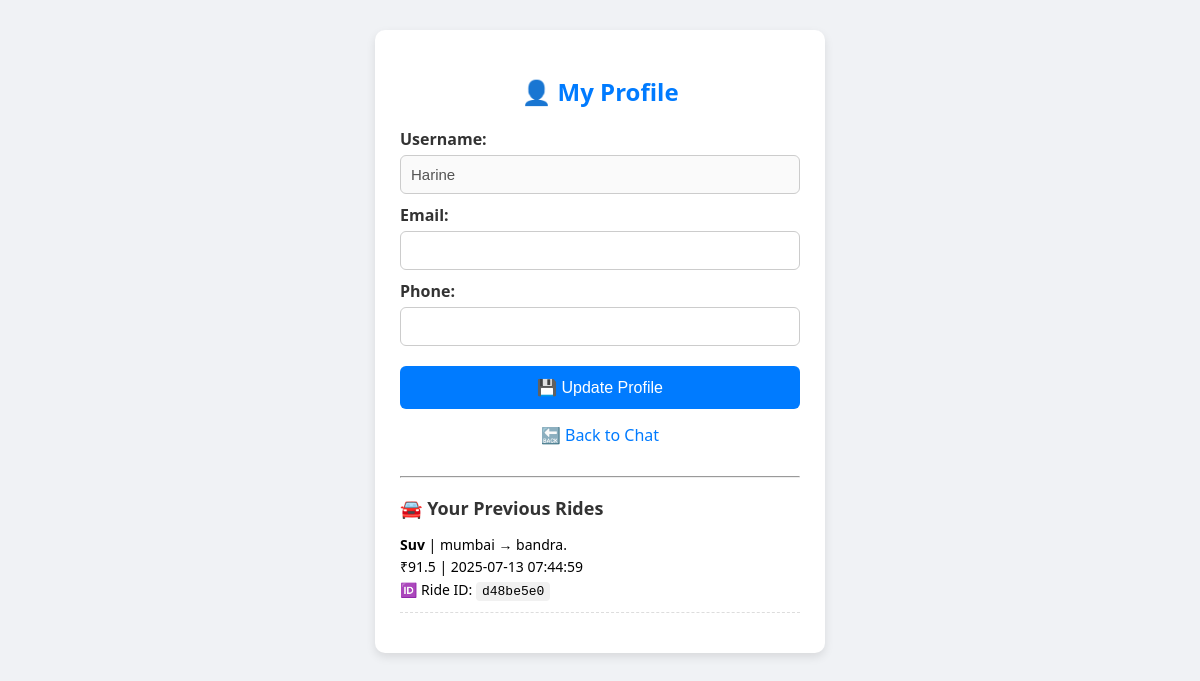
/profile (signed in), run on the app's committed database.
### tables this page shows
CREATE TABLE users (
    id INTEGER PRIMARY KEY AUTOINCREMENT,
    username TEXT UNIQUE NOT NULL,
    pin TEXT NOT NULL
, email TEXT, phone TEXT, updated_at TEXT);

CREATE TABLE rides (
        id INTEGER PRIMARY KEY AUTOINCREMENT,
        user_id INTEGER,
        ride_id TEXT UNIQUE,
        pickup TEXT,
        "drop_location" TEXT,
        ride_type TEXT,
        fare REAL,
        timestamp DATETIME DEFAULT CURRENT_TIMESTAMP,
        FOREIGN KEY(user_id) REFERENCES users(id)
    );

### app.py (the view, shortened to what this page needs)
@app.route('/profile', methods=['GET', 'POST'])
def profile():
    if 'user_id' not in session:
        return redirect(url_for('login'))
    db = get_db()
    user = db.execute("SELECT * FROM users WHERE id = ?", (session['user_id'],)).fetchone()
    rides = db.execute("""
        SELECT ride_id, pickup, drop_location, ride_type, fare, timestamp
        FROM rides
        WHERE user_id = ?
        ORDER BY timestamp DESC
    """, (session['user_id'],)).fetchall()
    return render_template('profile.html', user=user, rides=rides)

### app.py (called while the page is built)
def get_db():
    conn = sqlite3.connect("chat.db")
    conn.row_factory = sqlite3.Row
    return conn

### Templates/profile.html (shortened to what this page needs)
<!DOCTYPE html>
<html>
<head>
</head>
<body>
  <div class="profile-box">
    <h2>👤 My Profile</h2>
    <form method="post">
      <label>Username:</label>
      <input type="text" value="{{ user['username'] }}" disabled />
      <label>Email:</label>
      <input type="text" name="email" value="{{ user['email'] or '' }}" />
      <label>Phone:</label>
      <input type="text" name="phone" value="{{ user['phone'] or '' }}" />
      <button type="submit">💾 Update Profile</button>
    </form>
  <a href="{{ url_for('index') }}">🔙 Back to Chat</a>
    {% if rides %}
      <hr>
      <h3>🚘 Your Previous Rides</h3>
      <ul>
        {% for ride in rides %}
          <li>
            <strong>{{ ride.ride_type.title() }}</strong> | {{ ride.pickup }} → {{ ride.drop_location }}<br>
            ₹{{ ride.fare }} | {{ ride.timestamp }}<br>
            <span>🆔 Ride ID: <code>{{ ride.ride_id }}</code></span>
          </li>
        {% endfor %}
      </ul>
    {% endif %}
  </div>
</body>
</html>

### Templates/profile.html (style rules this page uses)
* { box-sizing: border-box; }
body { font-family: 'Segoe UI', sans-serif; background: #f0f2f5; display: flex; justify-content: center; padding: 30px 15px; margin: 0; }
.profile-box { background: white; padding: 25px; border-radius: 10px; box-shadow: 0 4px 10px rgba(0,0,0,0.1); width: 100%; max-width: 450px; }
h2 { text-align: center; color: #007bff; margin-bottom: 20px; }
label { font-weight: bold; display: block; margin-top: 10px; color: #333; }
input[type="text"] { width: 100%; padding: 10px; margin-top: 5px; border: 1px solid #ccc; border-radius: 6px; font-size: 15px; }
button { background-color: #007bff; color: white; border: none; padding: 12px; width: 100%; margin-top: 20px; font-size: 16px; border-radius: 6px; cursor: pointer; }
a { display: block; text-align: center; margin-top: 15px; color: #007bff; text-decoration: none; }
hr { margin: 30px 0 10px; }
h3 { font-size: 18px; margin-bottom: 10px; color: #333; }
ul { list-style: none; padding-left: 0; font-size: 14px; line-height: 1.6; }
li { margin-bottom: 15px; padding-bottom: 10px; border-bottom: 1px dashed #ddd; }
code { background: #f1f1f1; padding: 2px 6px; border-radius: 4px; font-size: 13px; }

### data on the page
users: username "Harine"
rides: ride_type "Suv", pickup "mumbai", drop_location "bandra.", fare "91.5", timestamp "2025-07-13 07:44:59", ride_id "d48be5e0"
